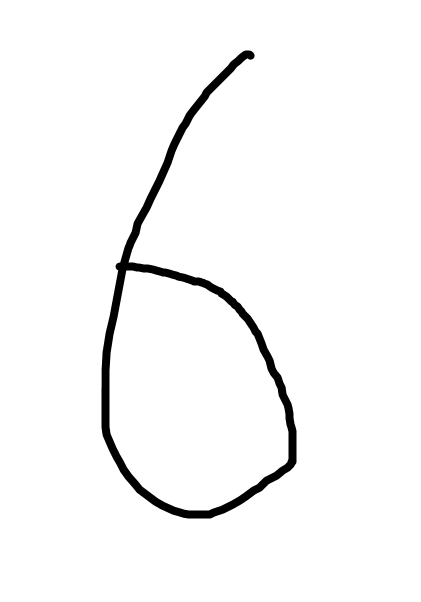
#> input picture img.png, 421 x 602 px
$ python -i Z_skew_correction.py   (imports and definitions only)
#> lines starting #> are read from the running program, lines starting #| are printed output that depends on the picture; after the words box and inside, x2 and y2 are one past the last pixel; in counts of white or black regions, pixels touching at a corner belong together; long printed decimals are rounded
#> further down, picture is the input picture: shape (602, 421, 3); min 0, max 255, mean 247.3
import cv2
import numpy as np
from scipy.ndimage import interpolation as inter

def correct_skew(image):


    gray = cv2.cvtColor(image, cv2.COLOR_BGR2GRAY)
    gray = 255 - gray
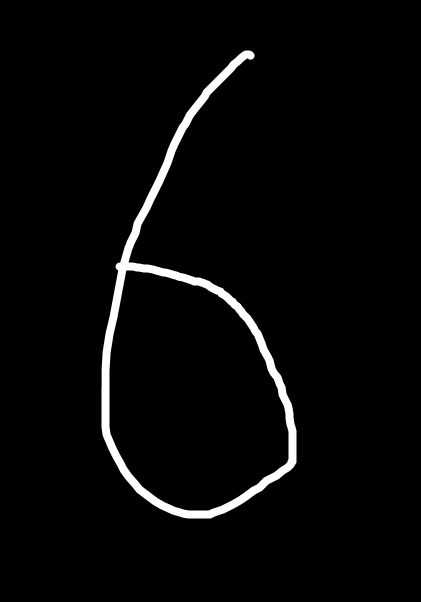
#> gray: shape (602, 421); min 0, max 255, mean 7.7
    thresh = cv2.threshold(gray, 0, 255, cv2.THRESH_BINARY + cv2.THRESH_OTSU)[1]
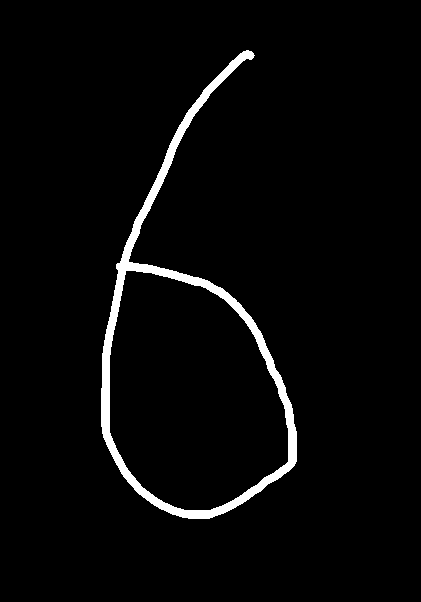
#> thresh: shape (602, 421); 3.1% white; 1 white region, box (x1, y1, x2, y2) and area: (101, 50, 297, 519) 7788

    # Compute rotated bounding box
    coords = np.column_stack(np.where(thresh > 0))
#> coords = 7788 pairs, first value 50 to 518, second value 101 to 296
    angle = cv2.minAreaRect(coords)[-1]
#> angle = -83.63

    if angle < -45:
        angle = -(90 + angle)
#> angle = -6.37
    else:
        angle = -angle
    print(angle)
#| -6.374

    # Rotate image to deskew
    (h, w) = image.shape[:2]
#> h = 602; w = 421
    center = (w // 2, h // 2)
#> center = (210, 301)
    M = cv2.getRotationMatrix2D(center, angle, 1.0)
#> M = [[0.994, -0.111, 34.71], [0.111, 0.994, -21.45]]
    rotated = cv2.warpAffine(image, M, (w, h), flags=cv2.INTER_CUBIC, borderMode=cv2.BORDER_REPLICATE)
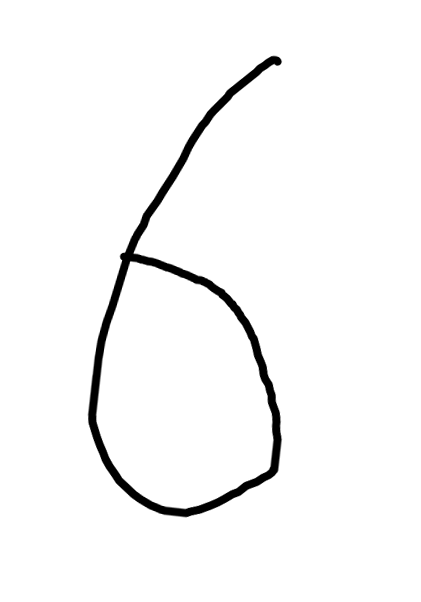
#> rotated: shape (602, 421, 3); min 0, max 255, mean 247.3

    return rotated


# [24 lines of commented-out code are left out]

>>> import cv2
>>> picture = cv2.imread('../img.png')
>>> result = correct_skew(picture)
